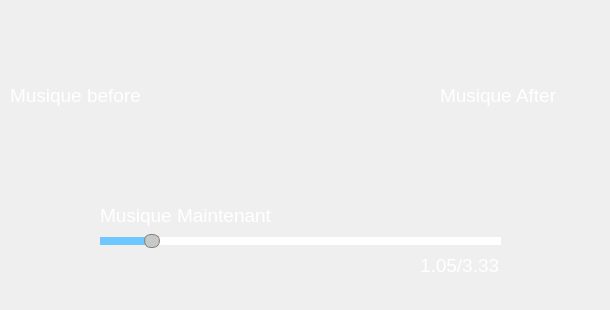
    <widget class="QWidget" name="Tab_Serveur">
     <widget class="QLabel" name="Param_Icon_5">
      <property name="geometry">
       <rect>
        <x>20</x>
        <y>10</y>
        <width>51</width>
        <height>51</height>
       </rect>
      </property>
      <property name="styleSheet">
       <string notr="true">background:transparent;</string>
      </property>
      <property name="text">
       <string/>
      </property>
      <property name="pixmap">
       <pixmap resource="ressource.qrc">:/icon/Sprite/vueMenu.png</pixmap>
      </property>
      <property name="scaledContents">
       <bool>true</bool>
      </property>
     </widget>
     <widget class="QLabel" name="label_2">
      <property name="geometry">
       <rect>
        <x>10</x>
        <y>120</y>
        <width>41</width>
        <height>41</height>
       </rect>
      </property>
      <property name="styleSheet">
       <string notr="true">background:transparent;</string>
      </property>
      <property name="text">
       <string/>
      </property>
      <property name="pixmap">
       <pixmap resource="ressource.qrc">:/icon/Sprite/chevronWg.png</pixmap>
      </property>
      <property name="scaledContents">
       <bool>true</bool>
      </property>
     </widget>
     <widget class="QLabel" name="label_3">
      <property name="geometry">
       <rect>
        <x>550</x>
        <y>120</y>
        <width>41</width>
        <height>41</height>
       </rect>
      </property>
      <property name="styleSheet">
       <string notr="true">background:transparent;</string>
      </property>
      <property name="text">
       <string/>
      </property>
      <property name="pixmap">
       <pixmap resource="ressource.qrc">:/icon/Sprite/chevronWd.png</pixmap>
      </property>
      <property name="scaledContents">
       <bool>true</bool>
      </property>
     </widget>
     <widget class="QLabel" name="Serveur_MusicBefore_2">
      <property name="geometry">
       <rect>
        <x>10</x>
        <y>80</y>
        <width>201</width>
        <height>31</height>
       </rect>
      </property>
      <property name="font">
       <font>
        <pointsize>14</pointsize>
       </font>
      </property>
      <property name="styleSheet">
       <string notr="true">background : transparent;
color : white ;

</string>
      </property>
      <property name="text">
       <string>Musique before</string>
      </property>
     </widget>
     <widget class="QLabel" name="Serveur_MusicBefore_3">
      <property name="geometry">
       <rect>
        <x>440</x>
        <y>80</y>
        <width>151</width>
        <height>31</height>
       </rect>
      </property>
      <property name="font">
       <font>
        <pointsize>14</pointsize>
       </font>
      </property>
      <property name="styleSheet">
       <string notr="true">background : transparent;
color : white ;

</string>
      </property>
      <property name="text">
       <string>Musique After</string>
      </property>
     </widget>
     <widget class="QLabel" name="Serveur_MusicBefore_4">
      <property name="geometry">
       <rect>
        <x>100</x>
        <y>200</y>
        <width>211</width>
        <height>31</height>
       </rect>
      </property>
      <property name="font">
       <font>
        <pointsize>14</pointsize>
       </font>
      </property>
      <property name="styleSheet">
       <string notr="true">background : transparent;
color : white ;

</string>
      </property>
      <property name="text">
       <string>Musique Maintenant</string>
      </property>
     </widget>
     <widget class="QLabel" name="label_4">
      <property name="geometry">
       <rect>
        <x>0</x>
        <y>0</y>
        <width>601</width>
        <height>301</height>
       </rect>
      </property>
      <property name="text">
       <string/>
      </property>
      <property name="pixmap">
       <pixmap resource="ressource.qrc">:/icon/Sprite/img_fjords.jpg</pixmap>
      </property>
     </widget>
     <widget class="QSlider" name="horizontalSlider">
      <property name="geometry">
       <rect>
        <x>100</x>
        <y>230</y>
        <width>401</width>
        <height>22</height>
       </rect>
      </property>
      <property name="autoFillBackground">
       <bool>false</bool>
      </property>
      <property name="styleSheet">
       <string notr="true">QSlider::groove:horizontal {
	background-color: rgb(0, 0, 0);
	height : 6px;
	border: 1px solid black;
}

QSlider::handle { 
	background :rgb(200, 200, 200);
	width: 14px;
	margin : -4px 0;
	border : 1px solid gray ;
	border-radius : 7px;
}

QSlider::sub-page:qlineargradient {
background: rgb(110, 200, 255);
border-top-right-radius: 0px;
border-bottom-right-radius: 0px;
border-top-left-radius: 9px;
border-bottom-left-radius: 9px;
}


QSlider::add-page:qlineargradient {
background:white;
border-top-right-radius: 9px;
border-bottom-right-radius: 9px;
border-top-left-radius: 0px;
border-bottom-left-radius: 0px;
}

</string>
      </property>
      <property name="value">
       <number>11</number>
      </property>
      <property name="tracking">
       <bool>true</bool>
      </property>
      <property name="orientation">
       <enum>Qt::Horizontal</enum>
      </property>
     </widget>
     <widget class="QLabel" name="Serveur_MusicBefore_5">
      <property name="geometry">
       <rect>
        <x>420</x>
        <y>250</y>
        <width>101</width>
        <height>31</height>
       </rect>
      </property>
      <property name="font">
       <font>
        <pointsize>14</pointsize>
       </font>
      </property>
      <property name="styleSheet">
       <string notr="true">background : transparent;
color : white ;

</string>
      </property>
      <property name="text">
       <string>1.05/3.33</string>
      </property>
     </widget>
     <zorder>label_4</zorder>
     <zorder>Serveur_2</zorder>
     <zorder>label_2</zorder>
     <zorder>Param_Icon_5</zorder>
     <zorder>label_2</zorder>
     <zorder>label_3</zorder>
     <zorder>Serveur_MusicBefore_2</zorder>
     <zorder>Serveur_MusicBefore_3</zorder>
     <zorder>Serveur_MusicBefore_4</zorder>
     <zorder>horizontalSlider</zorder>
     <zorder>Serveur_MusicBefore_5</zorder>
    </widget>
